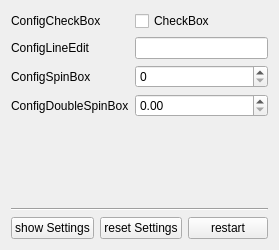
<?xml version="1.0" encoding="UTF-8"?>
<ui version="4.0">
 <class>Form</class>
 <widget class="QWidget" name="Form">
  <property name="geometry">
   <rect>
    <x>0</x>
    <y>0</y>
    <width>263</width>
    <height>250</height>
   </rect>
  </property>
  <property name="windowTitle">
   <string>configwidgets</string>
  </property>
  <layout class="QVBoxLayout" name="verticalLayout">
   <item>
    <layout class="QFormLayout" name="formLayout">
     <item row="0" column="0">
      <widget class="QLabel" name="label">
       <property name="text">
        <string>ConfigCheckBox</string>
       </property>
      </widget>
     </item>
     <item row="0" column="1">
      <widget class="ConfigCheckBox" name="checkBox">
       <property name="text">
        <string>CheckBox</string>
       </property>
      </widget>
     </item>
     <item row="1" column="0">
      <widget class="QLabel" name="label_2">
       <property name="text">
        <string>ConfigLineEdit</string>
       </property>
      </widget>
     </item>
     <item row="1" column="1">
      <widget class="ConfigLineEdit" name="lineEdit"/>
     </item>
     <item row="2" column="0">
      <widget class="QLabel" name="label_3">
       <property name="text">
        <string>ConfigSpinBox</string>
       </property>
      </widget>
     </item>
     <item row="2" column="1">
      <widget class="ConfigSpinBox" name="spinBox"/>
     </item>
     <item row="3" column="0">
      <widget class="QLabel" name="label_4">
       <property name="text">
        <string>ConfigDoubleSpinBox</string>
       </property>
      </widget>
     </item>
     <item row="3" column="1">
      <widget class="ConfigDoubleSpinBox" name="doubleSpinBox"/>
     </item>
    </layout>
   </item>
   <item>
    <spacer name="verticalSpacer">
     <property name="orientation">
      <enum>Qt::Vertical</enum>
     </property>
     <property name="sizeHint" stdset="0">
      <size>
       <width>20</width>
       <height>72</height>
      </size>
     </property>
    </spacer>
   </item>
   <item>
    <widget class="Line" name="line">
     <property name="orientation">
      <enum>Qt::Horizontal</enum>
     </property>
    </widget>
   </item>
   <item>
    <layout class="QHBoxLayout" name="horizontalLayout">
     <item>
      <widget class="QPushButton" name="btn_show">
       <property name="text">
        <string>show Settings</string>
       </property>
      </widget>
     </item>
     <item>
      <widget class="QPushButton" name="btn_reset">
       <property name="text">
        <string>reset Settings</string>
       </property>
      </widget>
     </item>
     <item>
      <widget class="QPushButton" name="btn_restart">
       <property name="text">
        <string>restart</string>
       </property>
      </widget>
     </item>
    </layout>
   </item>
  </layout>
 </widget>
 <customwidgets>
  <customwidget>
   <class>ConfigCheckBox</class>
   <extends>QCheckBox</extends>
   <header>configwidgets.h</header>
  </customwidget>
  <customwidget>
   <class>ConfigSpinBox</class>
   <extends>QSpinBox</extends>
   <header>configwidgets.h</header>
  </customwidget>
  <customwidget>
   <class>ConfigDoubleSpinBox</class>
   <extends>QDoubleSpinBox</extends>
   <header>configwidgets.h</header>
  </customwidget>
  <customwidget>
   <class>ConfigLineEdit</class>
   <extends>QLineEdit</extends>
   <header>configwidgets.h</header>
  </customwidget>
 </customwidgets>
 <resources/>
 <connections/>
</ui>
